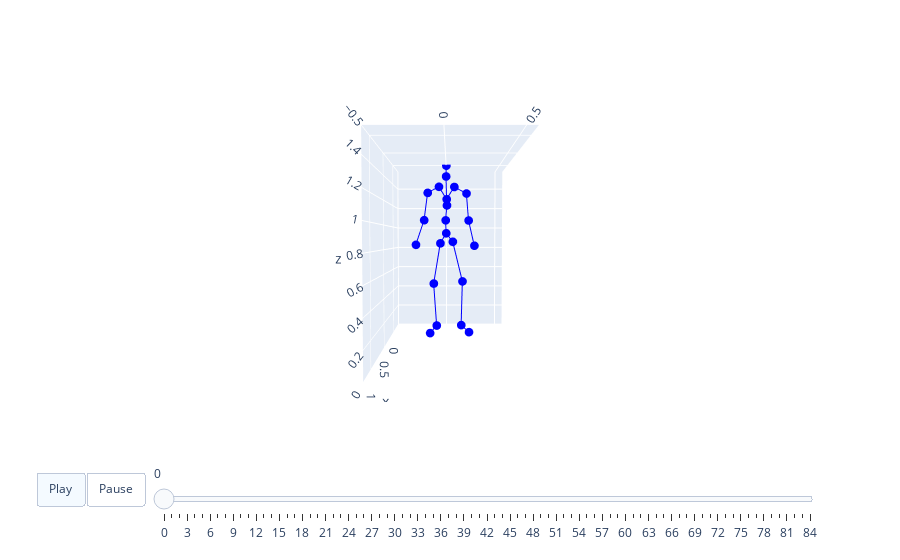

Source (notebook cell):
### Code cell
for path in sorted(glob.glob('/home/epinyoan/git/HumanML3D/HumanML3D/new_joints/*')):
    file_name = path.split('/')[-1]
    print(file_name)
    joint_dataset = np.load(path)
    joint_dataset = remove_freeze_frames(joint_dataset)
    animate3d(joint_dataset, t2m_bone)
    
#     joint_dataset = recover_from_ric(data, joints_num=22).numpy()
    break

### Figure 1 — Plotly figure (JSON) as saved in the notebook; plotly's stock layout.template omitted (floating-point values rounded to 4 significant figures)
{"data": [{"marker": {"color": "blue", "size": 3}, "mode": "lines+markers", "name": "Nodes0", "type": "scatter3d", "x": [0, -0.002373, null, -0.002373, -0.02196, null, -0.02196, -0.08792, null, -0.08792, 0.04422, null, 0, -0.01699, null, -0.01699, -0.04677, null, -0.04677, -0.08039, null, -0.08039, 0.03903, null, 0, -0.04336, null, -0.04336, -0.01347, null, -0.01347, -0.004242, null, -0.004242, -0.02879, null, -0.02879, 0.01784, null, -0.004242, -0.02885, null, -0.02885, -0.04936, null, -0.04936, -0.03947, null, -0.03947, 0.07899, null, -0.004242, -0.01372, null, -0.01372, -0.03474, null, -0.03474, -0.05923, null, -0.05923, 0.0441], "y": [0, -0.05533, null, -0.05533, -0.1195, null, -0.1195, -0.09412, null, -0.09412, -0.1514, null, 0, 0.06232, null, 0.06232, 0.1554, null, 0.1554, 0.145, null, 0.145, 0.2143, null, 0, -0.005562, null, -0.005562, 0.006682, null, 0.006682, 0.004126, null, 0.004126, -0.001079, null, -0.001079, 0.001286, null, 0.004126, -0.06925, null, -0.06925, -0.1773, null, -0.1773, -0.211, null, -0.211, -0.279, null, 0.004126, 0.07635, null, 0.07635, 0.1923, null, 0.1923, 0.2143, null, 0.2143, 0.2631], "z": [0.9415, 0.8466, null, 0.8466, 0.4622, null, 0.4622, 0.0425, null, 0.0425, 0.002616, null, 0.9415, 0.8612, null, 0.8612, 0.4799, null, 0.4799, 0.04889, null, 0.04889, 0.01022, null, 0.9415, 1.066, null, 1.066, 1.205, null, 1.205, 1.262, null, 1.262, 1.48, null, 1.48, 1.571, null, 1.262, 1.382, null, 1.382, 1.327, null, 1.327, 1.067, null, 1.067, 0.8339, null, 1.262, 1.378, null, 1.378, 1.32, null, 1.32, 1.065, null, 1.065, 0.8247]}], "layout": {"scene": {"aspectmode": "manual", "aspectratio": {"x": 1.546, "y": 1.074, "z": 1.576}, "camera": {"eye": {"x": 3, "y": 0, "z": 0.1}}, "xaxis": {"range": [-0.3266, 1.22]}, "yaxis": {"range": [-0.5005, 0.5738]}, "zaxis": {"range": [0, 1.576]}}, "sliders": [{"len": 0.9, "pad": {"b": 10, "t": 60}, "steps": [{"args": [["frame0"], {"frame": {"duration": 0}, "fromcurrent": true, "mode": "immediate", "transition": {"duration": 0, "easing": "linear"}}], "label": "0", "method": "animate"}, {"args": [["frame1"], {"frame": {"duration": 0}, "fromcurrent": true, "mode": "immediate", "transition": {"duration": 0, "easing": "linear"}}], "label": "1", "method": "animate"}, {"args": [["frame2"], {"frame": {"duration": 0}, "fromcurrent": true, "mode": "immediate", "transition": {"duration": 0, "easing": "linear"}}], "label": "2", "method": "animate"}, {"args": [["frame3"], {"frame": {"duration": 0}, "fromcurrent": true, "mode": "immediate", "transition": {"duration": 0, "easing": "linear"}}], "label": "3", "method": "animate"}, {"args": [["frame4"], {"frame": {"duration": 0}, "fromcurrent": true, "mode": "immediate", "transition": {"duration": 0, "easing": "linear"}}], "label": "4", "method": "animate"}, {"args": [["frame5"], {"frame": {"duration": 0}, "fromcurrent": true, "mode": "immediate", "transition": {"duration": 0, "easing": "linear"}}], "label": "5", "method": "animate"}, {"args": [["frame6"], {"frame": {"duration": 0}, "fromcurrent": true, "mode": "immediate", "transition": {"duration": 0, "easing": "linear"}}], "label": "6", "method": "animate"}, {"args": [["frame7"], {"frame": {"duration": 0}, "fromcurrent": true, "mode": "immediate", "transition": {"duration": 0, "easing": "linear"}}], "label": "7", "method": "animate"}, {"args": [["frame8"], {"frame": {"duration": 0}, "fromcurrent": true, "mode": "immediate", "transition": {"duration": 0, "easing": "linear"}}], "label": "8", "method": "animate"}, {"args": [["frame9"], {"frame": {"duration": 0}, "fromcurrent": true, "mode": "immediate", "transition": {"duration": 0, "easing": "linear"}}], "label": "9", "method": "animate"}, {"args": [["frame10"], {"frame": {"duration": 0}, "fromcurrent": true, "mode": "immediate", "transition": {"duration": 0, "easing": "linear"}}], "label": "10", "method": "animate"}, {"args": [["frame11"], {"frame": {"duration": 0}, "fromcurrent": true, "mode": "immediate", "transition": {"duration": 0, "easing": "linear"}}], "label": "11", "method": "animate"}, {"args": [["frame12"], {"frame": {"duration": 0}, "fromcurrent": true, "mode": "immediate", "transition": {"duration": 0, "easing": "linear"}}], "label": "12", "method": "animate"}, {"args": [["frame13"], {"frame": {"duration": 0}, "fromcurrent": true, "mode": "immediate", "transition": {"duration": 0, "easing": "linear"}}], "label": "13", "method": "animate"}, {"args": [["frame14"], {"frame": {"duration": 0}, "fromcurrent": true, "mode": "immediate", "transition": {"duration": 0, "easing": "linear"}}], "label": "14", "method": "animate"}, {"args": [["frame15"], {"frame": {"duration": 0}, "fromcurrent": true, "mode": "immediate", "transition": {"duration": 0, "easing": "linear"}}], "label": "15", "method": "animate"}, {"args": [["frame16"], {"frame": {"duration": 0}, "fromcurrent": true, "mode": "immediate", "transition": {"duration": 0, "easing": "linear"}}], "label": "16", "method": "animate"}, {"args": [["frame17"], {"frame": {"duration": 0}, "fromcurrent": true, "mode": "immediate", "transition": {"duration": 0, "easing": "linear"}}], "label": "17", "method": "animate"}, {"args": [["frame18"], {"frame": {"duration": 0}, "fromcurrent": true, "mode": "immediate", "transition": {"duration": 0, "easing": "linear"}}], "label": "18", "method": "animate"}, {"args": [["frame19"], {"frame": {"duration": 0}, "fromcurrent": true, "mode": "immediate", "transition": {"duration": 0, "easing": "linear"}}], "label": "19", "method": "animate"}, {"args": [["frame20"], {"frame": {"duration": 0}, "fromcurrent": true, "mode": "immediate", "transition": {"duration": 0, "easing": "linear"}}], "label": "20", "method": "animate"}, {"args": [["frame21"], {"frame": {"duration": 0}, "fromcurrent": true, "mode": "immediate", "transition": {"duration": 0, "easing": "linear"}}], "label": "21", "method": "animate"}, {"args": [["frame22"], {"frame": {"duration": 0}, "fromcurrent": true, "mode": "immediate", "transition": {"duration": 0, "easing": "linear"}}], "label": "22", "method": "animate"}, {"args": [["frame23"], {"frame": {"duration": 0}, "fromcurrent": true, "mode": "immediate", "transition": {"duration": 0, "easing": "linear"}}], "label": "23", "method": "animate"}, {"args": [["frame24"], {"frame": {"duration": 0}, "fromcurrent": true, "mode": "immediate", "transition": {"duration": 0, "easing": "linear"}}], "label": "24", "method": "animate"}, {"args": [["frame25"], {"frame": {"duration": 0}, "fromcurrent": true, "mode": "immediate", "transition": {"duration": 0, "easing": "linear"}}], "label": "25", "method": "animate"}, {"args": [["frame26"], {"frame": {"duration": 0}, "fromcurrent": true, "mode": "immediate", "transition": {"duration": 0, "easing": "linear"}}], "label": "26", "method": "animate"}, {"args": [["frame27"], {"frame": {"duration": 0}, "fromcurrent": true, "mode": "immediate", "transition": {"duration": 0, "easing": "linear"}}], "label": "27", "method": "animate"}, {"args": [["frame28"], {"frame": {"duration": 0}, "fromcurrent": true, "mode": "immediate", "transition": {"duration": 0, "easing": "linear"}}], "label": "28", "method": "animate"}, {"args": [["frame29"], {"frame": {"duration": 0}, "fromcurrent": true, "mode": "immediate", "transition": {"duration": 0, "easing": "linear"}}], "label": "29", "method": "animate"}, {"args": [["frame30"], {"frame": {"duration": 0}, "fromcurrent": true, "mode": "immediate", "transition": {"duration": 0, "easing": "linear"}}], "label": "30", "method": "animate"}, {"args": [["frame31"], {"frame": {"duration": 0}, "fromcurrent": true, "mode": "immediate", "transition": {"duration": 0, "easing": "linear"}}], "label": "31", "method": "animate"}, {"args": [["frame32"], {"frame": {"duration": 0}, "fromcurrent": true, "mode": "immediate", "transition": {"duration": 0, "easing": "linear"}}], "label": "32", "method": "animate"}, {"args": [["frame33"], {"frame": {"duration": 0}, "fromcurrent": true, "mode": "immediate", "transition": {"duration": 0, "easing": "linear"}}], "label": "33", "method": "animate"}, {"args": [["frame34"], {"frame": {"duration": 0}, "fromcurrent": true, "mode": "immediate", "transition": {"duration": 0, "easing": "linear"}}], "label": "34", "method": "animate"}, {"args": [["frame35"], {"frame": {"duration": 0}, "fromcurrent": true, "mode": "immediate", "transition": {"duration": 0, "easing": "linear"}}], "label": "35", "method": "animate"}, {"args": [["frame36"], {"frame": {"duration": 0}, "fromcurrent": true, "mode": "immediate", "transition": {"duration": 0, "easing": "linear"}}], "label": "36", "method": "animate"}, {"args": [["frame37"], {"frame": {"duration": 0}, "fromcurrent": true, "mode": "immediate", "transition": {"duration": 0, "easing": "linear"}}], "label": "37", "method": "animate"}, {"args": [["frame38"], {"frame": {"duration": 0}, "fromcurrent": true, "mode": "immediate", "transition": {"duration": 0, "easing": "linear"}}], "label": "38", "method": "animate"}, {"args": [["frame39"], {"frame": {"duration": 0}, "fromcurrent": true, "mode": "immediate", "transition": {"duration": 0, "easing": "linear"}}], "label": "39", "method": "animate"}, {"args": [["frame40"], {"frame": {"duration": 0}, "fromcurrent": true, "mode": "immediate", "transition": {"duration": 0, "easing": "linear"}}], "label": "40", "method": "animate"}, {"args": [["frame41"], {"frame": {"duration": 0}, "fromcurrent": true, "mode": "immediate", "transition": {"duration": 0, "easing": "linear"}}], "label": "41", "method": "animate"}, {"args": [["frame42"], {"frame": {"duration": 0}, "fromcurrent": true, "mode": "immediate", "transition": {"duration": 0, "easing": "linear"}}], "label": "42", "method": "animate"}, {"args": [["frame43"], {"frame": {"duration": 0}, "fromcurrent": true, "mode": "immediate", "transition": {"duration": 0, "easing": "linear"}}], "label": "43", "method": "animate"}, {"args": [["frame44"], {"frame": {"duration": 0}, "fromcurrent": true, "mode": "immediate", "transition": {"duration": 0, "easing": "linear"}}], "label": "44", "method": "animate"}, {"args": [["frame45"], {"frame": {"duration": 0}, "fromcurrent": true, "mode": "immediate", "transition": {"duration": 0, "easing": "linear"}}], "label": "45", "method": "animate"}, {"args": [["frame46"], {"frame": {"duration": 0}, "fromcurrent": true, "mode": "immediate", "transition": {"duration": 0, "easing": "linear"}}], "label": "46", "method": "animate"}, {"args": [["frame47"], {"frame": {"duration": 0}, "fromcurrent": true, "mode": "immediate", "transition": {"duration": 0, "easing": "linear"}}], "label": "47", "method": "animate"}, {"args": [["frame48"], {"frame": {"duration": 0}, "fromcurrent": true, "mode": "immediate", "transition": {"duration": 0, "easing": "linear"}}], "label": "48", "method": "animate"}, {"args": [["frame49"], {"frame": {"duration": 0}, "fromcurrent": true, "mode": "immediate", "transition": {"duration": 0, "easing": "linear"}}], "label": "49", "method": "animate"}, {"args": [["frame50"], {"frame": {"duration": 0}, "fromcurrent": true, "mode": "immediate", "transition": {"duration": 0, "easing": "linear"}}], "label": "50", "method": "animate"}, {"args": [["frame51"], {"frame": {"duration": 0}, "fromcurrent": true, "mode": "immediate", "transition": {"duration": 0, "easing": "linear"}}], "label": "51", "method": "animate"}, {"args": [["frame52"], {"frame": {"duration": 0}, "fromcurrent": true, "mode": "immediate", "transition": {"duration": 0, "easing": "linear"}}], "label": "52", "method": "animate"}, {"args": [["frame53"], {"frame": {"duration": 0}, "fromcurrent": true, "mode": "immediate", "transition": {"duration": 0, "easing": "linear"}}], "label": "53", "method": "animate"}, {"args": [["frame54"], {"frame": {"duration": 0}, "fromcurrent": true, "mode": "immediate", "transition": {"duration": 0, "easing": "linear"}}], "label": "54", "method": "animate"}, {"args": [["frame55"], {"frame": {"duration": 0}, "fromcurrent": true, "mode": "immediate", "transition": {"duration": 0, "easing": "linear"}}], "label": "55", "method": "animate"}, {"args": [["frame56"], {"frame": {"duration": 0}, "fromcurrent": true, "mode": "immediate", "transition": {"duration": 0, "easing": "linear"}}], "label": "56", "method": "animate"}, {"args": [["frame57"], {"frame": {"duration": 0}, "fromcurrent": true, "mode": "immediate", "transition": {"duration": 0, "easing": "linear"}}], "label": "57", "method": "animate"}, {"args": [["frame58"], {"frame": {"duration": 0}, "fromcurrent": true, "mode": "immediate", "transition": {"duration": 0, "easing": "linear"}}], "label": "58", "method": "animate"}, {"args": [["frame59"], {"frame": {"duration": 0}, "fromcurrent": true, "mode": "immediate", "transition": {"duration": 0, "easing": "linear"}}], "label": "59", "method": "animate"}, {"args": [["frame60"], {"frame": {"duration": 0}, "fromcurrent": true, "mode": "immediate", "transition": {"duration": 0, "easing": "linear"}}], "label": "60", "method": "animate"}, {"args": [["frame61"], {"frame": {"duration": 0}, "fromcurrent": true, "mode": "immediate", "transition": {"duration": 0, "easing": "linear"}}], "label": "61", "method": "animate"}, {"args": [["frame62"], {"frame": {"duration": 0}, "fromcurrent": true, "mode": "immediate", "transition": {"duration": 0, "easing": "linear"}}], "label": "62", "method": "animate"}, {"args": [["frame63"], {"frame": {"duration": 0}, "fromcurrent": true, "mode": "immediate", "transition": {"duration": 0, "easing": "linear"}}], "label": "63", "method": "animate"}, {"args": [["frame64"], {"frame": {"duration": 0}, "fromcurrent": true, "mode": "immediate", "transition": {"duration": 0, "easing": "linear"}}], "label": "64", "method": "animate"}, {"args": [["frame65"], {"frame": {"duration": 0}, "fromcurrent": true, "mode": "immediate", "transition": {"duration": 0, "easing": "linear"}}], "label": "65", "method": "animate"}, {"args": [["frame66"], {"frame": {"duration": 0}, "fromcurrent": true, "mode": "immediate", "transition": {"duration": 0, "easing": "linear"}}], "label": "66", "method": "animate"}, {"args": [["frame67"], {"frame": {"duration": 0}, "fromcurrent": true, "mode": "immediate", "transition": {"duration": 0, "easing": "linear"}}], "label": "67", "method": "animate"}, {"args": [["frame68"], {"frame": {"duration": 0}, "fromcurrent": true, "mode": "immediate", "transition": {"duration": 0, "easing": "linear"}}], "label": "68", "method": "animate"}, {"args": [["frame69"], {"frame": {"duration": 0}, "fromcurrent": true, "mode": "immediate", "transition": {"duration": 0, "easing": "linear"}}], "label": "69", "method": "animate"}, {"args": [["frame70"], {"frame": {"duration": 0}, "fromcurrent": true, "mode": "immediate", "transition": {"duration": 0, "easing": "linear"}}], "label": "70", "method": "animate"}, {"args": [["frame71"], {"frame": {"duration": 0}, "fromcurrent": true, "mode": "immediate", "transition": {"duration": 0, "easing": "linear"}}], "label": "71", "method": "animate"}, {"args": [["frame72"], {"frame": {"duration": 0}, "fromcurrent": true, "mode": "immediate", "transition": {"duration": 0, "easing": "linear"}}], "label": "72", "method": "animate"}, {"args": [["frame73"], {"frame": {"duration": 0}, "fromcurrent": true, "mode": "immediate", "transition": {"duration": 0, "easing": "linear"}}], "label": "73", "method": "animate"}, {"args": [["frame74"], {"frame": {"duration": 0}, "fromcurrent": true, "mode": "immediate", "transition": {"duration": 0, "easing": "linear"}}], "label": "74", "method": "animate"}, {"args": [["frame75"], {"frame": {"duration": 0}, "fromcurrent": true, "mode": "immediate", "transition": {"duration": 0, "easing": "linear"}}], "label": "75", "method": "animate"}, {"args": [["frame76"], {"frame": {"duration": 0}, "fromcurrent": true, "mode": "immediate", "transition": {"duration": 0, "easing": "linear"}}], "label": "76", "method": "animate"}, {"args": [["frame77"], {"frame": {"duration": 0}, "fromcurrent": true, "mode": "immediate", "transition": {"duration": 0, "easing": "linear"}}], "label": "77", "method": "animate"}, {"args": [["frame78"], {"frame": {"duration": 0}, "fromcurrent": true, "mode": "immediate", "transition": {"duration": 0, "easing": "linear"}}], "label": "78", "method": "animate"}, {"args": [["frame79"], {"frame": {"duration": 0}, "fromcurrent": true, "mode": "immediate", "transition": {"duration": 0, "easing": "linear"}}], "label": "79", "method": "animate"}, {"args": [["frame80"], {"frame": {"duration": 0}, "fromcurrent": true, "mode": "immediate", "transition": {"duration": 0, "easing": "linear"}}], "label": "80", "method": "animate"}, {"args": [["frame81"], {"frame": {"duration": 0}, "fromcurrent": true, "mode": "immediate", "transition": {"duration": 0, "easing": "linear"}}], "label": "81", "method": "animate"}, {"args": [["frame82"], {"frame": {"duration": 0}, "fromcurrent": true, "mode": "immediate", "transition": {"duration": 0, "easing": "linear"}}], "label": "82", "method": "animate"}, {"args": [["frame83"], {"frame": {"duration": 0}, "fromcurrent": true, "mode": "immediate", "transition": {"duration": 0, "easing": "linear"}}], "label": "83", "method": "animate"}, {"args": [["frame84"], {"frame": {"duration": 0}, "fromcurrent": true, "mode": "immediate", "transition": {"duration": 0, "easing": "linear"}}], "label": "84", "method": "animate"}], "x": 0.1, "y": 0}], "updatemenus": [{"buttons": [{"args": [null, {"frame": {"duration": 40}, "fromcurrent": true, "mode": "immediate", "transition": {"duration": 40, "easing": "linear"}}], "label": "Play", "method": "animate"}, {"args": [[null], {"frame": {"duration": 0}, "fromcurrent": true, "mode": "immediate", "transition": {"duration": 0, "easing": "linear"}}], "label": "Pause", "method": "animate"}], "direction": "left", "pad": {"r": 10, "t": 70}, "type": "buttons", "x": 0.1, "y": 0}]}}
